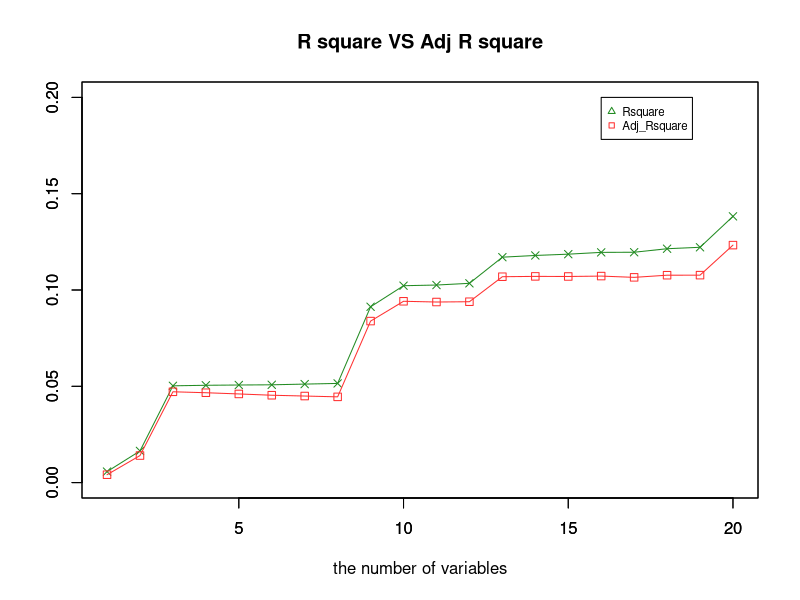

Write R code to recreate this figure.
getwd()
#setwd("/Users/sungjinpark/Desktop/OneDrive - konkuk.ac.kr/datamining/homework/4")
# data
xy.df = read.csv(file='../4/old.sam.for.reg.fit.csv')
nxy.df = read.csv(file='../4/old.sam.for.reg.pred.csv')

###
colnames(xy.df)
# example 1 variable vs 2 variables vs 3variables
r.sq.1 = summary(lm(formula = sensitivity~.,data=xy.df[,1:2]))$r.sq
r.sq.2 = summary(lm(formula = sensitivity~.,data=xy.df[,1:3]))$r.sq
r.sq.3 = summary(lm(formula = sensitivity~.,data=xy.df[,1:4]))$r.sq

# 
rs.mat = matrix(NA,3,20)
rownames(rs.mat)=c("numbers","R^2","adjR^2")


for(i in 2:21){
  rs.mat[1,i-1] = i-1
  rs.mat[2,i-1] = summary(lm(formula = sensitivity~.,data=xy.df[,1:i]))$r.sq
  rs.mat[3,i-1] = summary(lm(formula = sensitivity~.,data=xy.df[,1:i]))$adj.r.sq
}
df=as.data.frame(t(rs.mat))




plot(df$numbers,df$`R^2`,ylab="",xlab="the number of variables",ylim=c(0,0.2),pch=4,type="o",col="#228B22")
par(new=T)
plot(df$numbers,df$`adjR^2`,ylab="",xlab="",ylim=c(0,0.2),pch=0,type="o",col="#FF3030")
par(new=T)
legend(x=16,y=0.20, c("Rsquare","Adj_Rsquare"), cex=0.7, pch=c(2,0,4),col=c("#228B22","#FF3030"))
title(main = "R square VS Adj R square")


